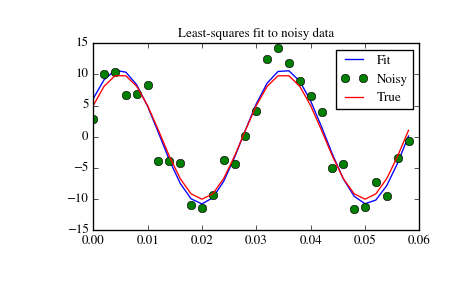

Recreate this plot in Python.
from numpy import arange, sin, pi, random, array
x = arange(0, 6e-2, 6e-2 / 30)
A, k, theta = 10, 1.0 / 3e-2, pi / 6
y_true = A * sin(2 * pi * k * x + theta)
y_meas = y_true + 2*random.randn(len(x))

def residuals(p, y, x):
    A, k, theta = p
    err = y - A * sin(2 * pi * k * x + theta)
    return err

def peval(x, p):
    return p[0] * sin(2 * pi * p[1] * x + p[2])

p0 = [8, 1 / 2.3e-2, pi / 3]
print(array(p0))
# [  8.      43.4783   1.0472]

from scipy.optimize import leastsq
plsq = leastsq(residuals, p0, args=(y_meas, x))
print(plsq[0])
# [ 10.9437  33.3605   0.5834]

print(array([A, k, theta]))
# [ 10.      33.3333   0.5236]

import matplotlib.pyplot as plt
plt.plot(x, peval(x, plsq[0]),x,y_meas,'o',x,y_true)
plt.title('Least-squares fit to noisy data')
plt.legend(['Fit', 'Noisy', 'True'])
plt.show()
